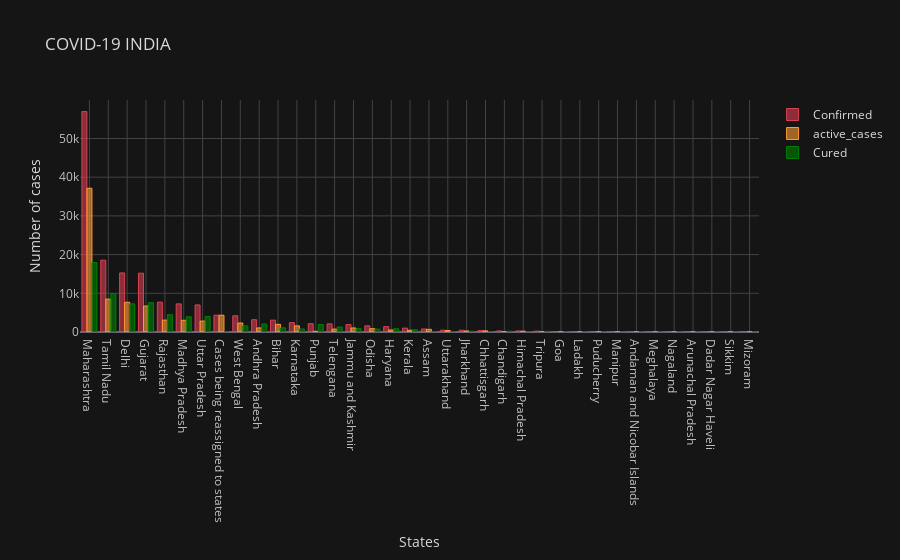

Notebook code for this chart:
### Code cell
plt.style.use('dark_background')
fig = covid19_df_TotalCases.iplot(asFigure=True,theme='Solar',kind="bar",x='State/UnionTerritory',y=['Confirmed',
     'active_cases','Cured'],colors=['red','orange','green'],yTitle='Number of cases',xTitle='States',title='COVID-19 INDIA')
fig.show()

### Figure 1 — Plotly figure (JSON) as saved in the notebook; plotly's stock layout.template omitted (floating-point values rounded to 4 significant figures)
{"data": [{"marker": {"color": "rgba(219, 64, 82, 0.6)", "line": {"color": "rgba(219, 64, 82, 1.0)", "width": 1}}, "name": "Confirmed", "orientation": "v", "text": "", "type": "bar", "x": ["Maharashtra", "Tamil Nadu", "Delhi", "Gujarat", "Rajasthan", "Madhya Pradesh", "Uttar Pradesh", "Cases being reassigned to states", "West Bengal", "Andhra Pradesh", "Bihar", "Karnataka", "Punjab", "Telengana", "Jammu and Kashmir", "Odisha", "Haryana", "Kerala", "Assam", "Uttarakhand", "Jharkhand", "Chhattisgarh", "Chandigarh", "Himachal Pradesh", "Tripura", "Goa", "Ladakh", "Puducherry", "Manipur", "Andaman and Nicobar Islands", "Meghalaya", "Nagaland", "Arunachal Pradesh", "Dadar Nagar Haveli", "Sikkim", "Mizoram"], "y": [56948, 18545, 15257, 15195, 7703, 7261, 6991, 4332, 4192, 3171, 3061, 2418, 2139, 2098, 1921, 1593, 1381, 1004, 781, 469, 448, 369, 279, 273, 230, 68, 53, 46, 44, 33, 20, 4, 2, 2, 1, 1]}, {"marker": {"color": "rgba(255, 153, 51, 0.6)", "line": {"color": "rgba(255, 153, 51, 1.0)", "width": 1}}, "name": "active_cases", "orientation": "v", "text": "", "type": "bar", "x": ["Maharashtra", "Tamil Nadu", "Delhi", "Gujarat", "Rajasthan", "Madhya Pradesh", "Uttar Pradesh", "Cases being reassigned to states", "West Bengal", "Andhra Pradesh", "Bihar", "Karnataka", "Punjab", "Telengana", "Jammu and Kashmir", "Odisha", "Haryana", "Kerala", "Assam", "Uttarakhand", "Jharkhand", "Chhattisgarh", "Chandigarh", "Himachal Pradesh", "Tripura", "Goa", "Ladakh", "Puducherry", "Manipur", "Andaman and Nicobar Islands", "Meghalaya", "Nagaland", "Arunachal Pradesh", "Dadar Nagar Haveli", "Sikkim", "Mizoram"], "y": [37133, 8503, 7690, 6708, 3073, 3021, 2818, 4332, 2325, 1056, 1963, 1590, 181, 751, 1041, 853, 525, 445, 690, 386, 259, 286, 88, 198, 65, 31, 10, 34, 40, 0, 7, 4, 1, 2, 1, 0]}, {"marker": {"color": "rgba(0, 128, 0, 0.6)", "line": {"color": "rgba(0, 128, 0, 1.0)", "width": 1}}, "name": "Cured", "orientation": "v", "text": "", "type": "bar", "x": ["Maharashtra", "Tamil Nadu", "Delhi", "Gujarat", "Rajasthan", "Madhya Pradesh", "Uttar Pradesh", "Cases being reassigned to states", "West Bengal", "Andhra Pradesh", "Bihar", "Karnataka", "Punjab", "Telengana", "Jammu and Kashmir", "Odisha", "Haryana", "Kerala", "Assam", "Uttarakhand", "Jharkhand", "Chhattisgarh", "Chandigarh", "Himachal Pradesh", "Tripura", "Goa", "Ladakh", "Puducherry", "Manipur", "Andaman and Nicobar Islands", "Meghalaya", "Nagaland", "Arunachal Pradesh", "Dadar Nagar Haveli", "Sikkim", "Mizoram"], "y": [17918, 9909, 7264, 7549, 4457, 3927, 3991, 0, 1578, 2057, 1083, 781, 1918, 1284, 854, 733, 838, 552, 87, 79, 185, 83, 187, 70, 165, 37, 43, 12, 4, 33, 12, 0, 1, 0, 0, 1]}], "layout": {"legend": {"bgcolor": "#151516", "font": {"color": "#D9D9D9"}}, "paper_bgcolor": "#151516", "plot_bgcolor": "#151516", "title": {"font": {"color": "#D9D9D9"}, "text": "COVID-19 INDIA"}, "xaxis": {"gridcolor": "#434343", "showgrid": true, "tickfont": {"color": "#C2C2C2"}, "title": {"font": {"color": "#D9D9D9"}, "text": "States"}, "zerolinecolor": "#666570"}, "yaxis": {"gridcolor": "#434343", "showgrid": true, "tickfont": {"color": "#C2C2C2"}, "title": {"font": {"color": "#D9D9D9"}, "text": "Number of cases"}, "zerolinecolor": "#666570"}}}
